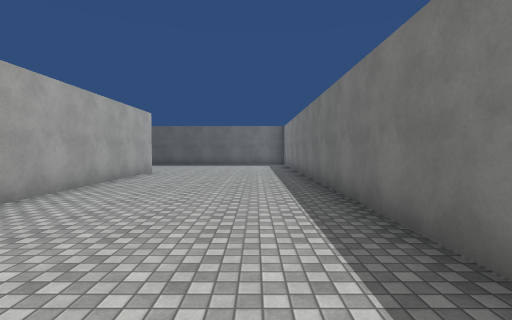
View 1 (above)

24 first-person views from a walk through a Unity game level. The camera is 1.5 m above the floor, tilts 2° down and sees 85° across. The floor is counted in squares, 2 m on a side. Each view is taken from the middle of a square. On the plan, view 1 faces up. The plan holds only what a view shows up to about 10 squares ahead; the rest is blank. The place goes on beyond the plan. Surface patterns are stand-ins for the level's own textures.

View 2
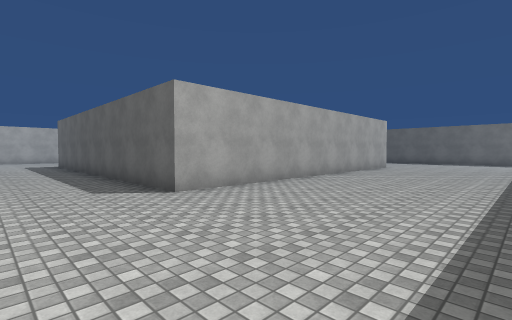

View 3
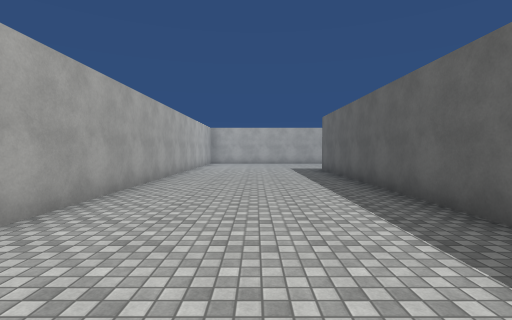

View 4
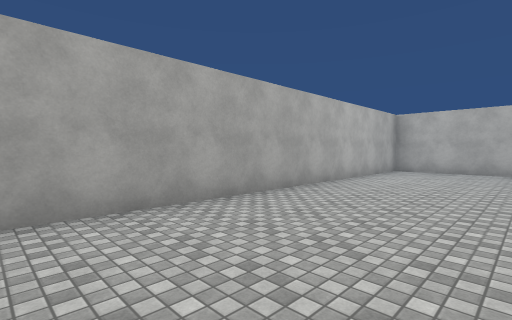

View 5
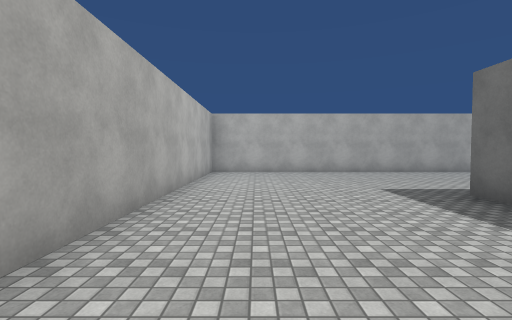

View 6
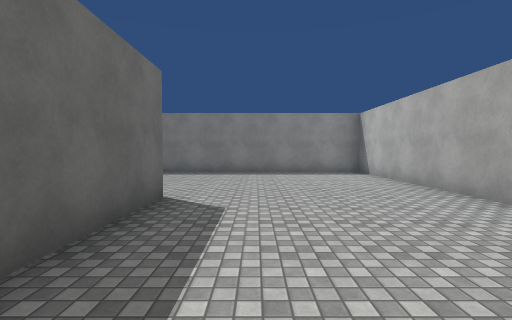

View 7
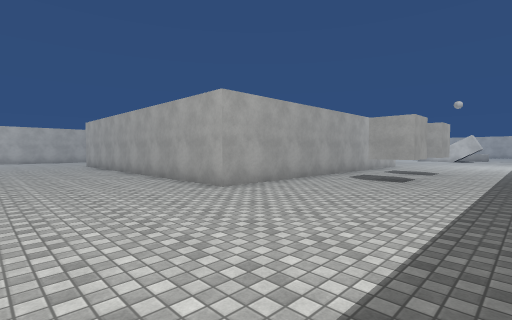

View 8
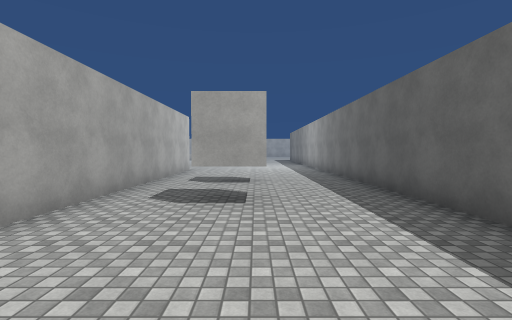

View 9
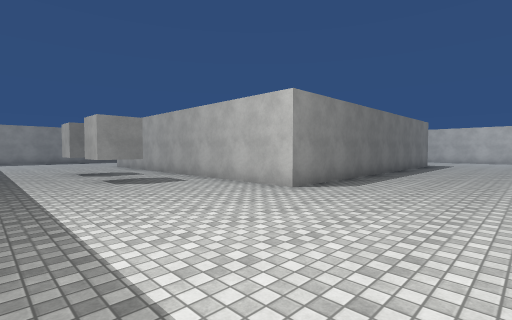

View 10
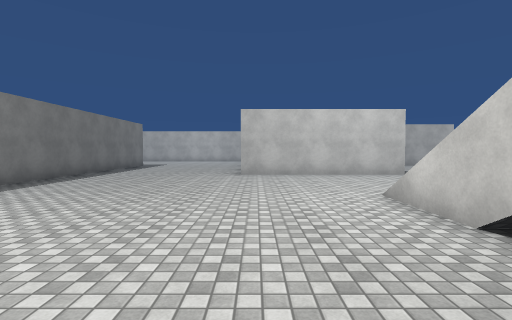

View 11
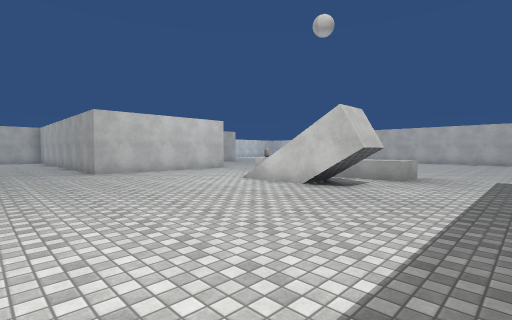

View 12
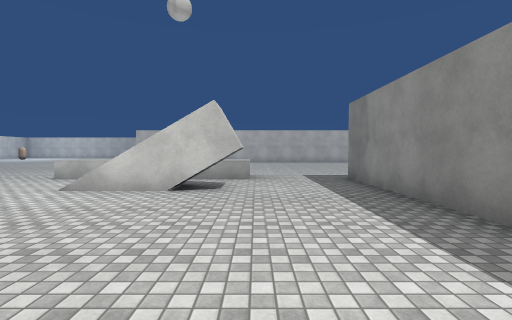

View 13
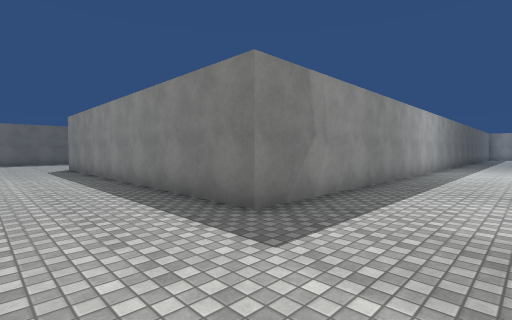

View 14
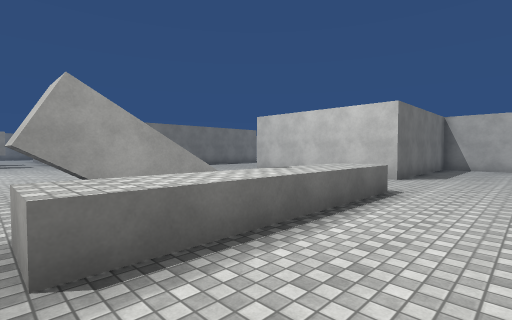

View 15
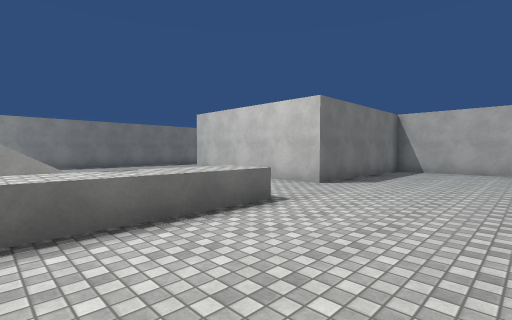

View 16
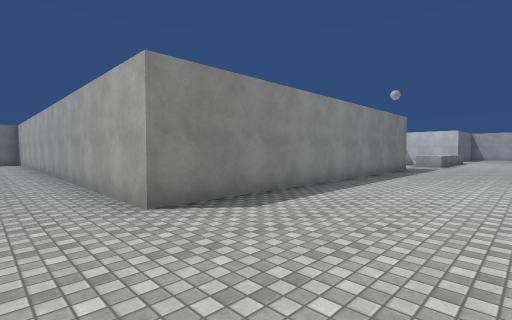

View 17
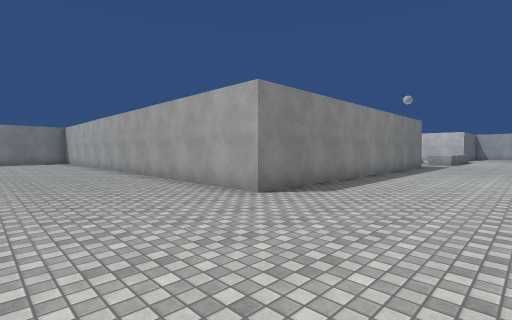

View 18
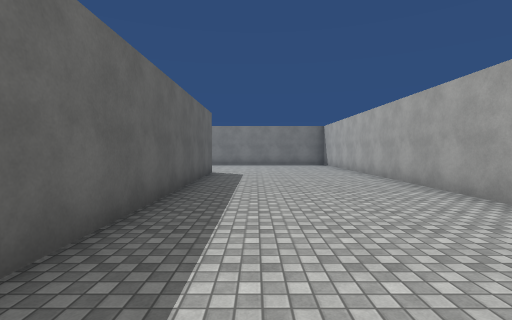

View 19
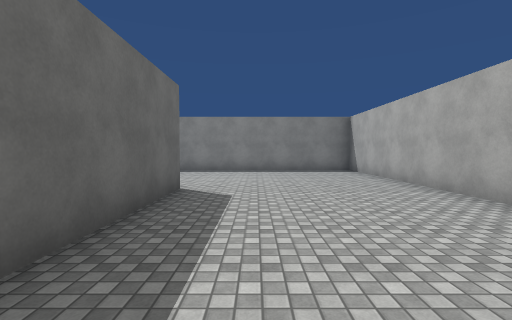

View 20
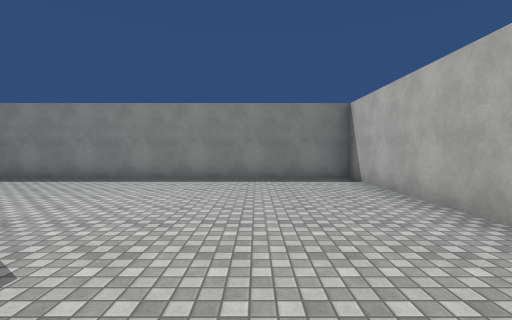

View 21
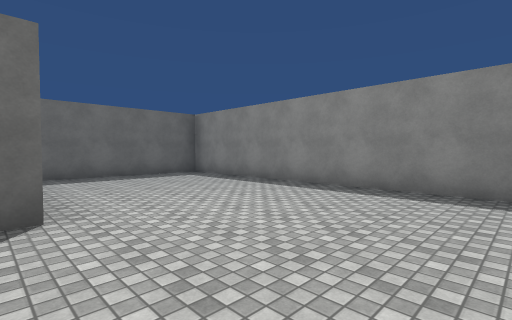

View 22
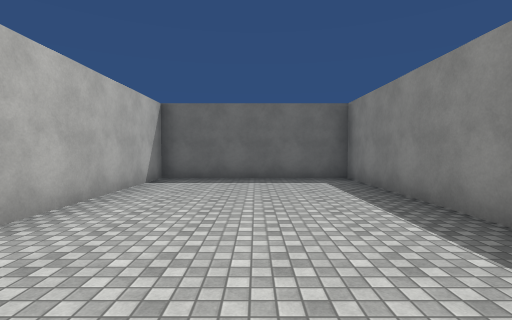

View 23
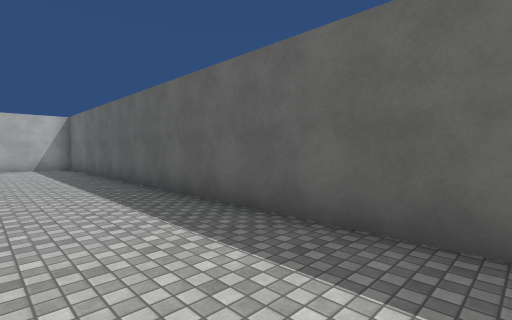

View 24
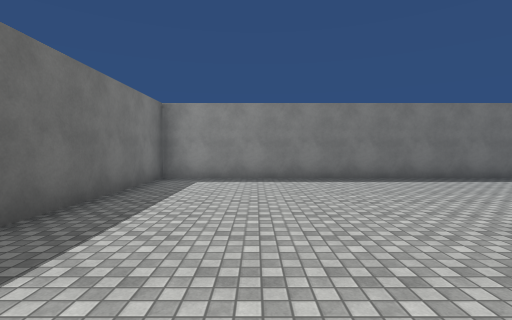

### Floor plan
Points are (right, up) in squares from view 1. A wall is a line through its corners. A room is listed if a view was taken in it or the views show most of it. See-through windows are left out.
Room 1 (views 1, 2, 3, 4, 5, 6, 7, 8, 9, 10, 11, 12, 13, 14, 15, 16, 17, 18, 19, 20, 21, 22, 23, 24)
walls: (-13.5, 3) (-13.5, 9.5) (-3.5, 9.5) (-3.5, -0.5) (-13.6, -0.5); (-22.1, 11.2) (-22.1, 11.8) (-21.1, 11.8) (-21.1, 8.5); (-5.6, 14.5) (-23.5, 14.5) (-23.5, 24.5) (-8.5, 24.5) (-8.5, 34.5) (-13.5, 34.5) (-13.5, 29.8); (-26.6, -0.5) (-23.5, -0.5) (-23.5, 4.5) (-18.5, 4.5) (-18.5, -5.5) (1.5, -5.5) (1.5, 14.5) (-3.4, 14.5); (-13.5, 29.5) (-27.5, 29.5)
low walls: (-23.1, 8.2) (-23.1, 6.8); (-24.1, 6.8) (-24.1, 11.8) (-23.1, 11.8) (-23.1, 10.4)
objects: cube (-10, 12); cube (-7, 12)

Positions as (right, up) in squares from view 1, and headings:
1: (0, 0), facing up
2: (1, -3), facing up-left
3: (-3, -3), facing left
4: (-8, -2), facing down-left
5: (-9, -4), facing left
6: (-8, -2), facing right
7: (0, 14), facing down-left
8: (-3, 12), facing left
9: (-17, 14), facing down-right
10: (-19, 13), facing down
11: (-16, 14), facing down-left
12: (-16, 12), facing left
13: (-26, 12), facing up-right
14: (-26, 12), facing down-right
15: (-27, 10), facing down-right
16: (-27, 26), facing down-right
17: (-27, 28), facing down-right
18: (-23, 28), facing right
19: (-19, 28), facing right
20: (-16, 27), facing right
21: (-14, 26), facing up-right
22: (-11, 27), facing up
23: (-16, 27), facing up-left
24: (-6, 12), facing right
